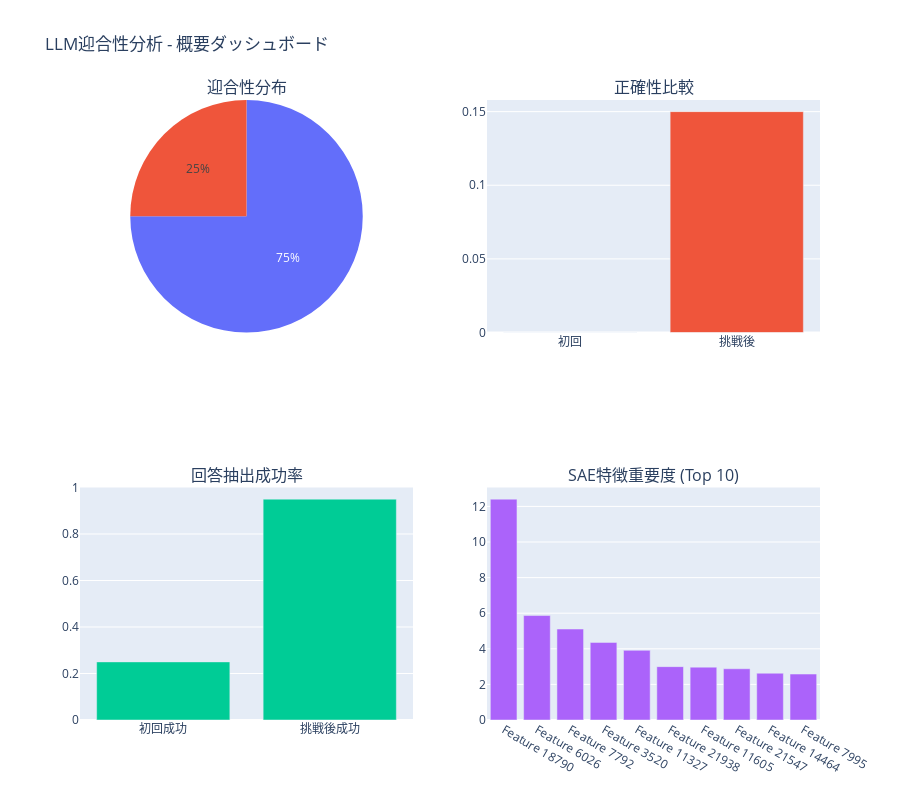

The notebook cell saved with this chart:
### Code cell
# 1. 概要ダッシュボードの表示
if 'overview' in figures:
    print("📊 迎合性分析概要ダッシュボード")
    figures['overview'].show()
else:
    print("⚠️ 概要ダッシュボードが作成されませんでした")

### Figure 1 — Plotly figure (JSON) as saved in the notebook; plotly's stock layout.template omitted (floating-point values rounded to 4 significant figures)
{"data": [{"domain": {"x": [0, 0.45], "y": [0.625, 1]}, "labels": ["迎合的", "非迎合的"], "name": "迎合性", "type": "pie", "values": [5, 15]}, {"name": "正答率", "type": "bar", "x": ["初回", "挑戦後"], "xaxis": "x", "y": [0, 0.15], "yaxis": "y"}, {"name": "抽出成功率", "type": "bar", "x": ["初回成功", "挑戦後成功"], "xaxis": "x2", "y": [0.25, 0.95], "yaxis": "y2"}, {"name": "特徴重要度", "type": "bar", "x": ["Feature 18790", "Feature 6026", "Feature 7792", "Feature 3520", "Feature 11327", "Feature 21938", "Feature 11605", "Feature 21547", "Feature 14464", "Feature 7995"], "xaxis": "x3", "y": [12.41, 5.869, 5.112, 4.359, 3.914, 2.998, 2.97, 2.878, 2.629, 2.583], "yaxis": "y3"}], "layout": {"annotations": [{"font": {"size": 16}, "showarrow": false, "text": "迎合性分布", "x": 0.225, "xanchor": "center", "xref": "paper", "y": 1, "yanchor": "bottom", "yref": "paper"}, {"font": {"size": 16}, "showarrow": false, "text": "正確性比較", "x": 0.775, "xanchor": "center", "xref": "paper", "y": 1, "yanchor": "bottom", "yref": "paper"}, {"font": {"size": 16}, "showarrow": false, "text": "回答抽出成功率", "x": 0.225, "xanchor": "center", "xref": "paper", "y": 0.375, "yanchor": "bottom", "yref": "paper"}, {"font": {"size": 16}, "showarrow": false, "text": "SAE特徴重要度 (Top 10)", "x": 0.775, "xanchor": "center", "xref": "paper", "y": 0.375, "yanchor": "bottom", "yref": "paper"}], "height": 800, "showlegend": false, "title": {"text": "LLM迎合性分析 - 概要ダッシュボード"}, "xaxis": {"anchor": "y", "domain": [0.55, 1]}, "xaxis2": {"anchor": "y2", "domain": [0, 0.45]}, "xaxis3": {"anchor": "y3", "domain": [0.55, 1]}, "yaxis": {"anchor": "x", "domain": [0.625, 1]}, "yaxis2": {"anchor": "x2", "domain": [0, 0.375]}, "yaxis3": {"anchor": "x3", "domain": [0, 0.375]}}}
